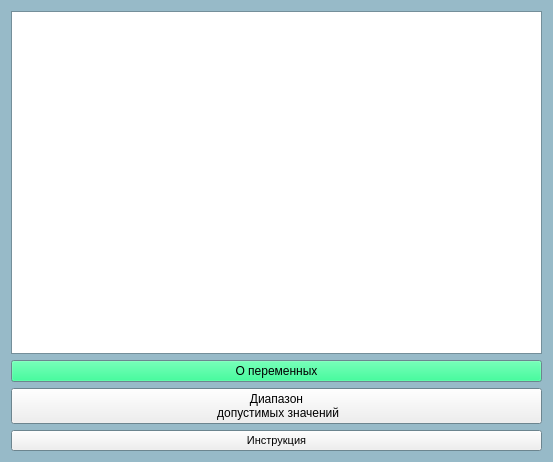
<?xml version="1.0" encoding="UTF-8"?>
<ui version="4.0">
 <class>Form</class>
 <widget class="QWidget" name="Form">
  <property name="geometry">
   <rect>
    <x>0</x>
    <y>0</y>
    <width>553</width>
    <height>462</height>
   </rect>
  </property>
  <property name="minimumSize">
   <size>
    <width>0</width>
    <height>0</height>
   </size>
  </property>
  <property name="maximumSize">
   <size>
    <width>16777215</width>
    <height>16777215</height>
   </size>
  </property>
  <property name="palette">
   <palette>
    <active>
     <colorrole role="Base">
      <brush brushstyle="SolidPattern">
       <color alpha="255">
        <red>255</red>
        <green>255</green>
        <blue>255</blue>
       </color>
      </brush>
     </colorrole>
     <colorrole role="Window">
      <brush brushstyle="SolidPattern">
       <color alpha="255">
        <red>151</red>
        <green>186</green>
        <blue>200</blue>
       </color>
      </brush>
     </colorrole>
    </active>
    <inactive>
     <colorrole role="Base">
      <brush brushstyle="SolidPattern">
       <color alpha="255">
        <red>255</red>
        <green>255</green>
        <blue>255</blue>
       </color>
      </brush>
     </colorrole>
     <colorrole role="Window">
      <brush brushstyle="SolidPattern">
       <color alpha="255">
        <red>151</red>
        <green>186</green>
        <blue>200</blue>
       </color>
      </brush>
     </colorrole>
    </inactive>
    <disabled>
     <colorrole role="Base">
      <brush brushstyle="SolidPattern">
       <color alpha="255">
        <red>151</red>
        <green>186</green>
        <blue>200</blue>
       </color>
      </brush>
     </colorrole>
     <colorrole role="Window">
      <brush brushstyle="SolidPattern">
       <color alpha="255">
        <red>151</red>
        <green>186</green>
        <blue>200</blue>
       </color>
      </brush>
     </colorrole>
    </disabled>
   </palette>
  </property>
  <property name="windowTitle">
   <string>Form</string>
  </property>
  <layout class="QGridLayout" name="gridLayout">
   <item row="0" column="0">
    <layout class="QVBoxLayout" name="verticalLayout">
     <item>
      <widget class="QTextEdit" name="textEdit">
       <property name="html">
        <string>&lt;!DOCTYPE HTML PUBLIC &quot;-//W3C//DTD HTML 4.0//EN&quot; &quot;http://www.w3.org/TR/REC-html40/strict.dtd&quot;&gt;
&lt;html&gt;&lt;head&gt;&lt;meta name=&quot;qrichtext&quot; content=&quot;1&quot; /&gt;&lt;style type=&quot;text/css&quot;&gt;
p, li { white-space: pre-wrap; }
&lt;/style&gt;&lt;/head&gt;&lt;body style=&quot; font-family:'MS Shell Dlg 2'; font-size:7.8pt; font-weight:400; font-style:normal;&quot;&gt;
&lt;p style=&quot;-qt-paragraph-type:empty; margin-top:0px; margin-bottom:0px; margin-left:0px; margin-right:0px; -qt-block-indent:0; text-indent:0px;&quot;&gt;&lt;br /&gt;&lt;/p&gt;&lt;/body&gt;&lt;/html&gt;</string>
       </property>
      </widget>
     </item>
     <item>
      <widget class="QPushButton" name="info">
       <property name="palette">
        <palette>
         <active>
          <colorrole role="Button">
           <brush brushstyle="SolidPattern">
            <color alpha="255">
             <red>0</red>
             <green>255</green>
             <blue>127</blue>
            </color>
           </brush>
          </colorrole>
         </active>
         <inactive>
          <colorrole role="Button">
           <brush brushstyle="SolidPattern">
            <color alpha="255">
             <red>0</red>
             <green>255</green>
             <blue>127</blue>
            </color>
           </brush>
          </colorrole>
         </inactive>
         <disabled>
          <colorrole role="Button">
           <brush brushstyle="SolidPattern">
            <color alpha="255">
             <red>0</red>
             <green>255</green>
             <blue>127</blue>
            </color>
           </brush>
          </colorrole>
         </disabled>
        </palette>
       </property>
       <property name="text">
        <string>О переменных</string>
       </property>
      </widget>
     </item>
     <item>
      <widget class="QPushButton" name="limit">
       <property name="text">
        <string>Диапазон 
 допустимых значений</string>
       </property>
      </widget>
     </item>
     <item>
      <widget class="QPushButton" name="instuction">
       <property name="font">
        <font>
         <pointsize>8</pointsize>
        </font>
       </property>
       <property name="text">
        <string>Инструкция</string>
       </property>
      </widget>
     </item>
    </layout>
   </item>
  </layout>
 </widget>
 <resources/>
 <connections/>
</ui>
